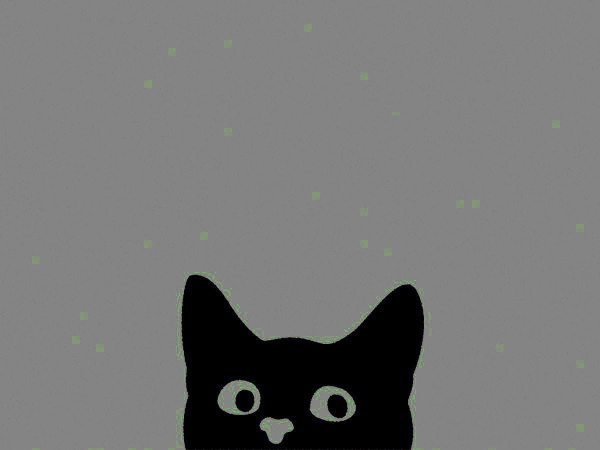
#> input picture mods/cat_18_mod.jpg, 1200 x 900 px, given as the content of the folder C:/Users/s3_xc/PycharmProjects/Practica1/train/cats, which was not available (shown at 1/2 size)
$ python Practica1.py
#> lines starting #> are read from the running program, lines starting #| are printed output that depends on the picture; pictures that were not available may be replaced by others from this repository, and a replacement may not be noted
import os
import cv2
import numpy as np
import matplotlib.pyplot as plt
from skimage.measure import shannon_entropy
import seaborn as sns
import pandas as pd
from fpdf import FPDF
import tempfile

# === CONFIGURACIÓN DE RUTAS ===
image_dirs = {
    "train/cats": r"C:\Users\s3_xc\PycharmProjects\Practica1\train\cats",
    "train/dogs": r"C:\Users\s3_xc\PycharmProjects\Practica1\train\dogs",
    "test/cats": r"C:\Users\s3_xc\PycharmProjects\Practica1\test\cats",
    "test/dogs": r"C:\Users\s3_xc\PycharmProjects\Practica1\test\dogs"
}
mods_dir = r"C:\Users\s3_xc\PycharmProjects\Practica1\mods"
temp_dir = tempfile.mkdtemp()

# === FUNCIONES ===
def to_weighted_gray(image):
    return np.dot(image[...,:3], [0.299, 0.587, 0.114]).astype(np.uint8)

# === PROCESAMIENTO PRINCIPAL ===
image_data = []

for category, folder in image_dirs.items():
    for filename in os.listdir(folder):
        if filename.lower().endswith((".jpg", ".jpeg", ".png")):
            path = os.path.join(folder, filename)
            img = cv2.imread(path)
#> img is the input picture: shape (900, 1200, 3); mean B, G, R 117.5, 117.9, 117.6
            if img is None:
                continue
            img_rgb = cv2.cvtColor(img, cv2.COLOR_BGR2RGB)
            gray = to_weighted_gray(img_rgb)

            ent_color = shannon_entropy(img_rgb)
#> ent_color = 2.46
            ent_gray = shannon_entropy(gray)
#> ent_gray = 2.41

            fig, axs = plt.subplots(1, 2, figsize=(10, 4))
            axs[0].hist(img_rgb.ravel(), bins=256, color='blue', alpha=0.7)
            axs[0].set_title("Histograma Color")
            axs[1].hist(gray.ravel(), bins=256, color='gray', alpha=0.7)
            axs[1].set_title("Histograma Escala de Grises")
            hist_path = os.path.join(temp_dir, f"{filename}_hist.png")
            plt.tight_layout()
            plt.savefig(hist_path)
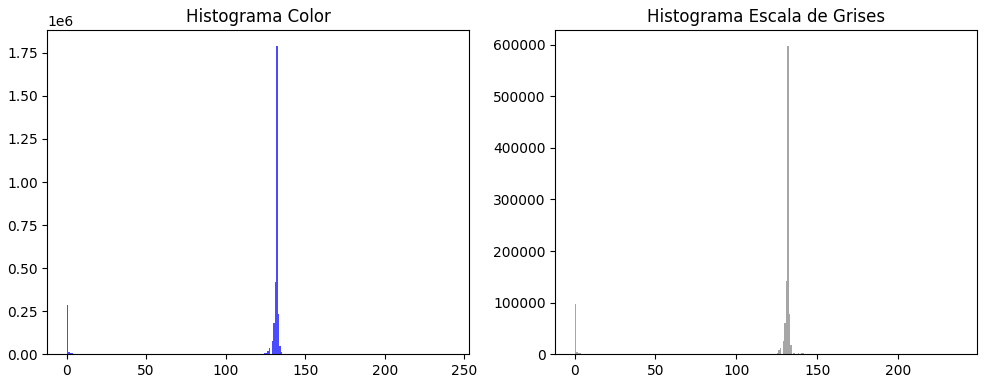
#> figure drawn by matplotlib, 2 panels; panel 1: tallest bar 1791086 high, from x = 131.8 to 132.7; panel 2: tallest bar 597693 high, from x = 131.5 to 132.4
            plt.close()

            image_data.append({
                "path": path,
                "filename": filename,
                "category": category,
                "entropy_color": ent_color,
                "entropy_gray": ent_gray,
                "hist_path": hist_path
            })

df = pd.DataFrame(image_data)

# === BOXPLOT ===
boxplot_path = os.path.join(temp_dir, "boxplot_entropias.png")
plt.figure(figsize=(8, 6))
df_melted = df.melt(id_vars=["category"], value_vars=["entropy_color", "entropy_gray"],
                    var_name="tipo", value_name="entropia")
sns.boxplot(data=df_melted, x="category", y="entropia", hue="tipo")
plt.title("Entropía por Categoría y Tipo de Imagen")
plt.xticks(rotation=45)
plt.tight_layout()
plt.savefig(boxplot_path)
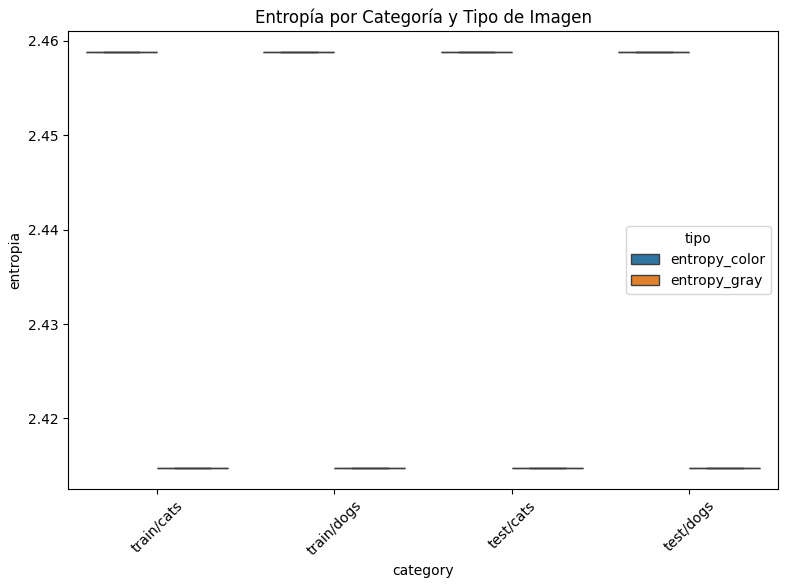
#> figure drawn by matplotlib, 1 panel
plt.close()

# === GRÁFICO DE BARRAS ===
barras_path = os.path.join(temp_dir, "barras_comparacion.png")
df_mean = df.groupby("category")[["entropy_color", "entropy_gray"]].mean().reset_index()
df_mean.plot(x="category", kind="bar", figsize=(8, 6))
plt.title("Entropía Promedio por Categoría")
plt.ylabel("Entropía")
plt.xticks(rotation=45)
plt.tight_layout()
plt.savefig(barras_path)
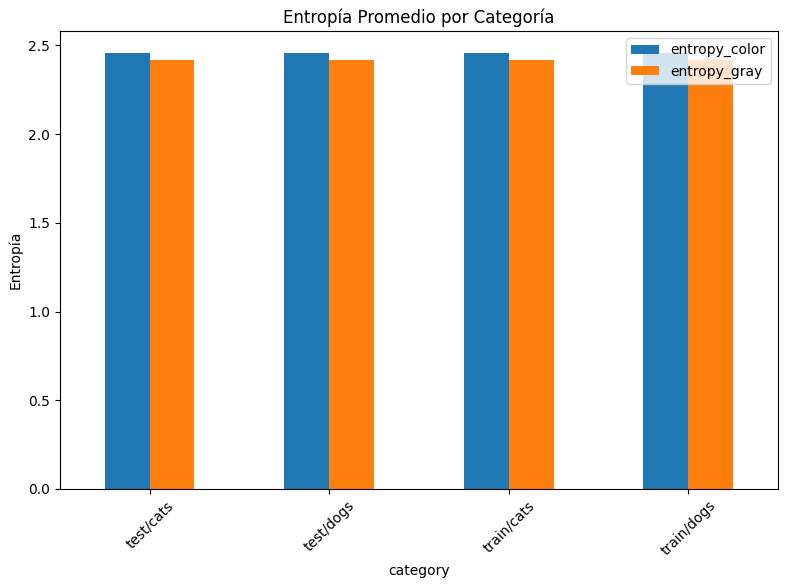
#> figure drawn by matplotlib, 1 panel
plt.close()

# === COMPARACIÓN ORIGINAL VS MODIFICADA ===
mod_data = []
for filename in os.listdir(mods_dir):
    if filename.lower().endswith(".jpg"):
        mod_path = os.path.join(mods_dir, filename)
        base_name = filename.replace("_mod", "")
        original_info = next((item for item in image_data if item["filename"] == base_name), None)
        if original_info:
            mod_img = cv2.imread(mod_path)
            mod_rgb = cv2.cvtColor(mod_img, cv2.COLOR_BGR2RGB)
            mod_gray = to_weighted_gray(mod_rgb)

            ent_color_mod = shannon_entropy(mod_rgb)
            ent_gray_mod = shannon_entropy(mod_gray)

            fig, axs = plt.subplots(2, 2, figsize=(10, 6))
            axs[0, 0].imshow(cv2.cvtColor(cv2.imread(original_info["path"]), cv2.COLOR_BGR2RGB))
            axs[0, 0].set_title("Original")
            axs[0, 0].axis("off")
            axs[0, 1].imshow(mod_rgb)
            axs[0, 1].set_title("Modificada")
            axs[0, 1].axis("off")

            axs[1, 0].hist(cv2.imread(original_info["path"]).ravel(), bins=256, color='blue', alpha=0.7)
            axs[1, 0].set_title("Histograma Original")
            axs[1, 1].hist(mod_rgb.ravel(), bins=256, color='green', alpha=0.7)
            axs[1, 1].set_title("Histograma Modificada")

            hist_comp_path = os.path.join(temp_dir, f"{filename}_comparacion.png")
            plt.tight_layout()
            plt.savefig(hist_comp_path)
            plt.close()

            mod_data.append({
                "filename": base_name,
                "original_entropy_color": original_info["entropy_color"],
                "original_entropy_gray": original_info["entropy_gray"],
                "modified_entropy_color": ent_color_mod,
                "modified_entropy_gray": ent_gray_mod,
                "hist_path": hist_comp_path
            })

# === GENERAR PDF ===
#> (the run stopped early here; a loop or call above may not have finished)
